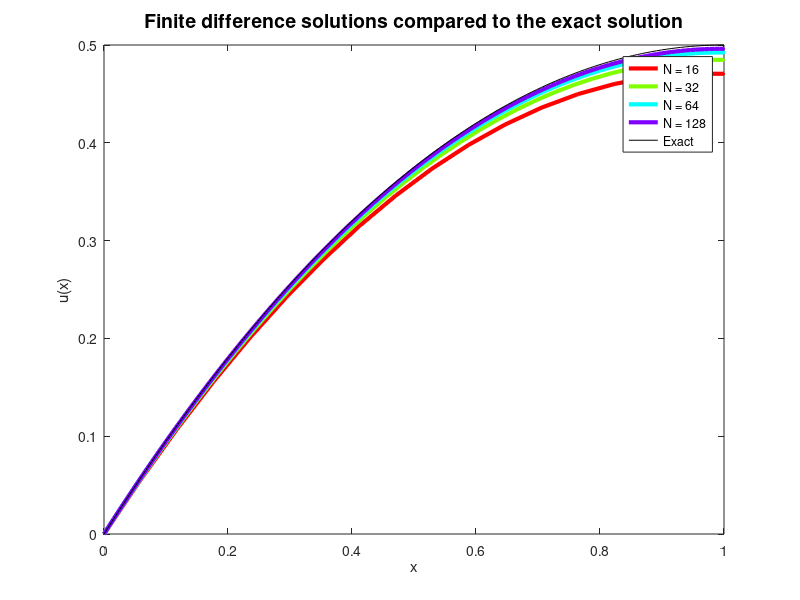
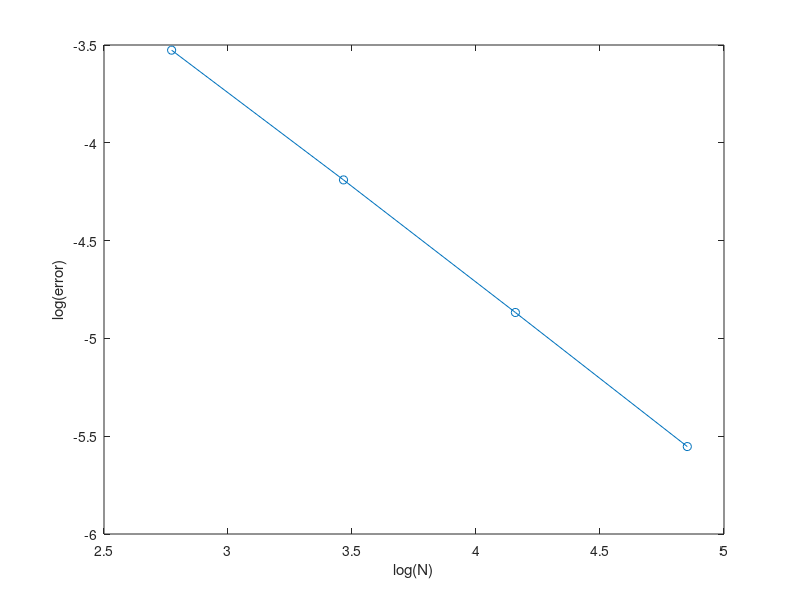

The MATLAB script that drew these images, in order:
% HW 2, Problem 3c. CAAM 336, Fall 2014
% solves the steady heat equation u''(x) = 1 with u(0) = 0, u'(1) = 0
clear

uexact = @(x) .5*x.*(2-x);

i = 1;
C = hsv(4); % neat trick: makes a matrix whose values determine colors.
Nlist = [16 32 64 128]; % number of interior points 
for N = Nlist 
    K = N+1; % number of line segments
    h = 1/K; % spacing between points
    x = (1:N)*h; x = x(:); 
    
    A = -2*diag(ones(N,1)) + diag(ones(N-1,1),1) + diag(ones(N-1,1),-1);
    A(N,N-1:N) = [1 -1]; % modify last row of matrix for no-flux boundary condition
    A = -A/h^2;
    b = ones(N,1); % f(x) = 1
    u = A\b;
    
    figure(1)
    x = [0;x;1];
    plot(x,[0;u;u(N)],'.-','color',C(i,:),'linewidth',3);
    hold on % append value at x(N+1) = x(N)    
        
    err(i) = max(abs(uexact(x)-[0;u;u(N)]));
    
    i = i+1;    
end
figure(1)
title('Finite difference solutions compared to the exact solution','fontsize',14)
plot(x,uexact(x),'k-')
xlabel('x');ylabel('u(x)')
legend('N = 16','N = 32','N = 64', 'N = 128','Exact')
print(gcf,'-dpng','p3c_sol') % print out graphs to file

figure(2)
title('Error between finite difference and exact solutions','fontsize',14)
plot(log(Nlist),log(err),'o-');hold on
xlabel('log(N)')
ylabel('log(error)')
print(gcf,'-dpng','p3c_error') % print out graphs to file
